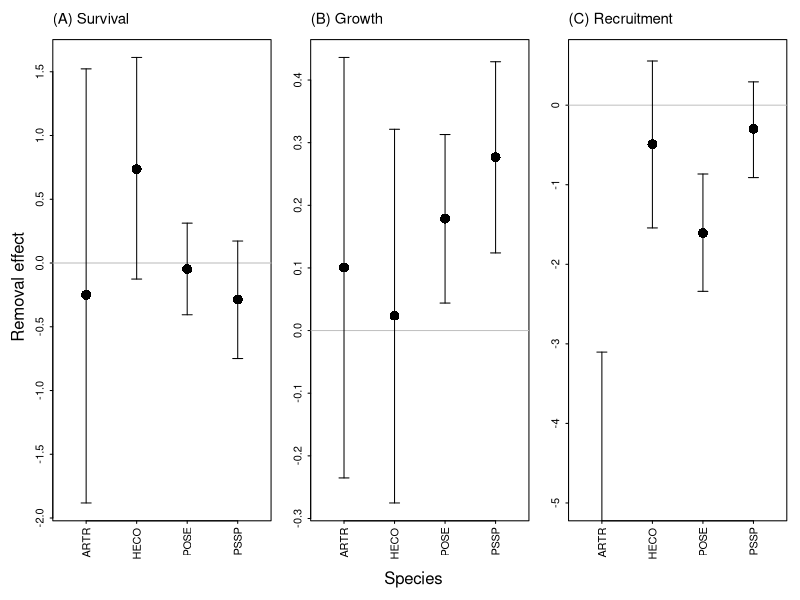

The R script that drew this image:

# call from removal_analysis_wrapper.r

if(exists("trtTests")==F)  trtTests <- read.csv("treatment_test_results.csv")

# plotting function
plotEffects <- function(doStage){
  ii<-which(trtTests$stage==doStage)
  myLims <- c(min(trtTests$CI.02.5[ii],na.rm=T),max(trtTests$CI.97.5[ii],na.rm=T))
  if(doStage=="recruitment") myLims <- c(-5,0.6)
  plot(c(1:4),trtTests$effect[ii],ylim=myLims,xlim=c(0.5,4.5),xlab="",ylab="",xaxt="n",pch=16)
  axis(1,at=c(1:4),labels=c("ARTR","HECO","POSE","PSSP"),las=2)
  abline(h=0,col="gray")
  points(x=c(1:4),y=trtTests$effect[ii],pch=16,cex=2) # add some larger points
  arrows(x0=c(1:4),y0=trtTests$CI.02.5[ii],x1=c(1:4),y1=trtTests$CI.97.5[ii],
         code=3,angle=90,length=0.05) 
}

png("treatment_tests.png",height=3.25,width=7,res=400,units="in")

  par(mfrow=c(1,3),tcl=-0.2,mgp=c(2,0.5,0),mar=c(4,2,3,1),oma=c(2,2,0,0))
  
  plotEffects(doStage="survival")
  mtext("(A) Survival",side=3,line=1,adj=0,cex=0.9)
  
  plotEffects(doStage="growth")
  mtext("(B) Growth",side=3,line=1,adj=0,cex=0.9)
  
  plotEffects(doStage="recruitment")
  mtext("(C) Recruitment",side=3,line=1,adj=0,cex=0.9)
  
  mtext("Species",side=1,line=0,outer=T)
  mtext("Removal effect",side=2,line=0,outer=T)

dev.off()


